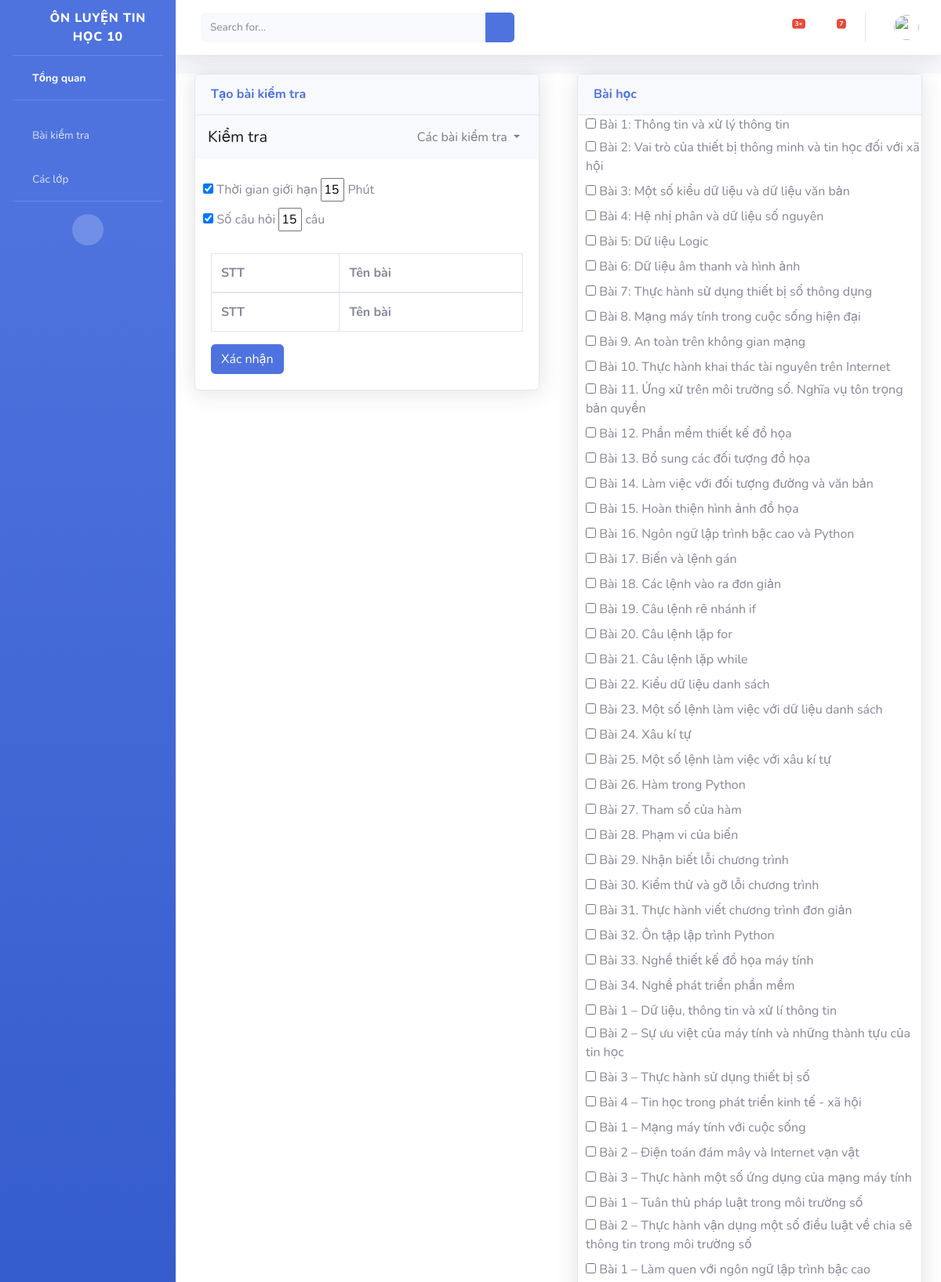
Page /HeThongHoTroLT/add_exam (upper part) on the committed database.
### HeThongHoTroLT/models.py (models this page shows)
class Lesson(models.Model):
  lesson_id = models.CharField(max_length=10, primary_key=True)
  topic = models.ForeignKey(Topic, on_delete=models.CASCADE)
  book = models.ForeignKey(Booktype, on_delete=models.CASCADE)
  lesson_name = models.TextField()

### HeThongHoTroLT/views.py (the view)
# urls.py: path('add_exam', views.add_exam,name='add_exam'),
def add_exam(request):
    pos = 'student'
    for group in request.user.groups.all():
        if group.name == "Teacher":
            pos = 'teacher'
            break
    lessons = Lesson.objects.all()
    contents = {'pos':pos, 'lessons':lessons}
    return render(request, "HeThongHoTroLT/add_exam.html",contents)

### HeThongHoTroLT/templates/HeThongHoTroLT/add_exam.html (shortened to what this page needs)
{% extends 'HeThongHoTroLT/base_teacher.html' %}
{% block content %}
{% load static %}
<section class="content">
    <div class="container-fluid" style='flex:0 0 50%;max-width:50%;width:50%;float: left;'>
        <div class="card shadow mb-4">
            <div class="card-header py-3">
                <h6 class="m-0 font-weight-bold text-primary">Tạo bài kiểm tra</h6>
            </div>
            <nav class="navbar navbar-expand navbar-light bg-light mb-4">
                <a class="navbar-brand" href="#">Kiểm tra</a>
                <ul class="navbar-nav ml-auto">
                    <li class="nav-item dropdown">
                        <a class="nav-link dropdown-toggle" href="#" id="navbarDropdown" role="button" data-toggle="dropdown" aria-haspopup="true" aria-expanded="false">
                            <span id="selectedTest">Các bài kiểm tra</span>
                        </a>
                    </li>
                </ul>
            </nav>
            <div style="margin-left: 10px;">
                <label class="checkbox inline nowrap" for="time_limit_option" style="margin-top:-3px;">
                    <input type="checkbox" checked="" name="time_limit" id="time_limit_option">
                    Thời gian giới hạn
                </label>
                <label class="checkbox inline" for="quiz_time_limit" style="padding-top:0;">
                    <input style="width: 30px;" aria-label="How many minutes?" type="text" value="15" name="quiz[time_limit]" id="quiz_time_limit">
                    Phút
                </label>
            </div>
            <div style="margin-left: 10px;">
                <label class="checkbox inline nowrap" for="number_option" style="margin-top:-3px;">
                    <input type="checkbox" checked="" name="number" id="number_option">
                    Số câu hỏi
                </label>
                <label class="checkbox inline" for="number_questions" style="padding-top:0;">
                    <input style="width: 30px;" aria-label="How many questions?" type="text" value="15" name="number" id="number_questions">
                    câu
                </label>
            </div>
            <div class="card-body">
                <div class="table-responsive">
                    <table class="table table-bordered" id="examTable" width="100%" cellspacing="0">
                        <thead>
                            <tr>
                                <th>STT</th>
                                <th>Tên bài</th>
                            </tr>
                        </thead>
                        <tfoot>
                            <tr>
                                <th>STT</th>
                                <th>Tên bài</th>
                            </tr>
                        </tfoot>
                    </table>
                </div>
                <div class="preview_quiz_button">
                    <button class="btn btn-primary" id="confirm_exam_button">Xác nhận</button>
                </div>
            </div>
        </div>
    </div>
    <div class="container-fluid" style='flex:0 0 50%;max-width:50%;width:50%;float: left;'>
        <div class="card shadow mb-4">
            <div class="card-header py-3">
                <h6 class="m-0 font-weight-bold text-primary">Bài học</h6>
            </div>
            {% for lesson in lessons %}
            <div style="margin-left: 10px;">
                <label class="checkbox inline nowrap" for="lesson_{{ lesson.lesson_id }}" style="margin-top:-3px;">
                    <input type="checkbox" name="lesson" id="lesson_{{ lesson.lesson_id }}" value="{{ lesson.lesson_id }}">
                    {{ lesson.lesson_name }}
                </label>
            </div>
            {% endfor %}
        </div>
    </div>
</section>
<footer class="sticky-footer bg-white">
    <div class="container my-auto">
        <div class="copyright text-center my-auto">
        </div>
    </div>
</footer>
{% endblock %}

### rows in the picture
Lesson: lesson_name "Bài 1: Thông tin và xử lý thông tin"
Lesson: lesson_name "Bài 2: Vai trò của thiết bị thông minh và tin học đối với xã hội"
Lesson: lesson_name "Bài 3: Một số kiểu dữ liệu và dữ liệu văn bản"
Lesson: lesson_name "Bài 4: Hệ nhị phân và dữ liệu số nguyên"
Lesson: lesson_name "Bài 5: Dữ liệu Logic"
Lesson: lesson_name "Bài 6: Dữ liệu âm thanh và hình ảnh"
Lesson: lesson_name "Bài 7: Thực hành sử dụng thiết bị số thông dụng"
Lesson: lesson_name "Bài 8. Mạng máy tính trong cuộc sống hiện đại"
Lesson: lesson_name "Bài 9. An toàn trên không gian mạng"
Lesson: lesson_name "Bài 10. Thực hành khai thác tài nguyên trên Internet"
Lesson: lesson_name "Bài 11. Ứng xử trên môi trường số. Nghĩa vụ tôn trọng bản quyền"
Lesson: lesson_name "Bài 12. Phần mềm thiết kế đồ họa"
Lesson: lesson_name "Bài 13. Bổ sung các đối tượng đồ họa"
Lesson: lesson_name "Bài 14. Làm việc với đối tượng đường và văn bản"
Lesson: lesson_name "Bài 15. Hoàn thiện hình ảnh đồ họa"
Lesson: lesson_name "Bài 16. Ngôn ngữ lập trình bậc cao và Python"
Lesson: lesson_name "Bài 17. Biến và lệnh gán"
Lesson: lesson_name "Bài 18. Các lệnh vào ra đơn giản"
Lesson: lesson_name "Bài 19. Câu lệnh rẽ nhánh if"
Lesson: lesson_name "Bài 20. Câu lệnh lặp for"
Lesson: lesson_name "Bài 21. Câu lệnh lặp while"
Lesson: lesson_name "Bài 22. Kiểu dữ liệu danh sách"
Lesson: lesson_name "Bài 23. Một số lệnh làm việc với dữ liệu danh sách"
Lesson: lesson_name "Bài 24. Xâu kí tự"
Lesson: lesson_name "Bài 25. Một số lệnh làm việc với xâu kí tự"
Lesson: lesson_name "Bài 26. Hàm trong Python"
Lesson: lesson_name "Bài 27. Tham số của hàm"
Lesson: lesson_name "Bài 28. Phạm vi của biến"
Lesson: lesson_name "Bài 29. Nhận biết lỗi chương trình"
Lesson: lesson_name "Bài 30. Kiểm thử và gỡ lỗi chương trình"
Lesson: lesson_name "Bài 31. Thực hành viết chương trình đơn giản"
Lesson: lesson_name "Bài 32. Ôn tập lập trình Python"
Lesson: lesson_name "Bài 33. Nghề thiết kế đồ họa máy tính"
Lesson: lesson_name "Bài 34. Nghề phát triển phần mềm"
Lesson: lesson_name "Bài 1 – Dữ liệu, thông tin và xử lí thông tin"
Lesson: lesson_name "Bài 2 – Sự ưu việt của máy tính và những thành tựu của tin học"
Lesson: lesson_name "Bài 3 – Thực hành sử dụng thiết bị số"
Lesson: lesson_name "Bài 4 – Tin học trong phát triển kinh tế - xã hội"
Lesson: lesson_name "Bài 1 – Mạng máy tính với cuộc sống"
Lesson: lesson_name "Bài 2 – Điện toán đám mây và Internet vạn vật"
Lesson: lesson_name "Bài 3 – Thực hành một số ứng dụng của mạng máy tính"
Lesson: lesson_name "Bài 1 – Tuân thủ pháp luật trong môi trường số"
Lesson: lesson_name "Bài 2 – Thực hành vận dụng một số điều luật về chia sẽ thông tin trong môi trường số"
Lesson: lesson_name "Bài 1 – Làm quen với ngôn ngữ lập trình bậc cao"
